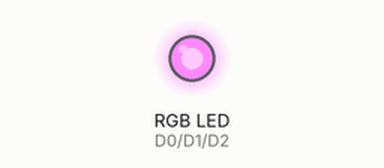
Bench run of a sketch on a simulated ESP8266 (NodeMCU). Shown: an RGB LED mixed from three pins (HIGH = lit).

Above: at 0.1 s.
Timing chart, 0 to 1.6 s (numbered marks = the images above):
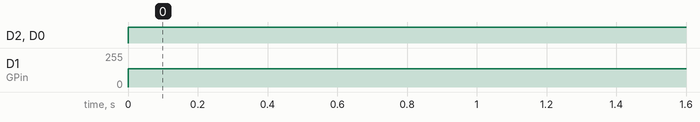

Measured:
- by itself, D2 (BPin), D0 (RPin): LOW → HIGH at 0.00 s
- by itself, D1 (GPin): 0/255 → 137/255 at 0.00 s

The sketch:

ambilight.ino
```cpp
//Developed by Rajarshi Roy
int red, green, blue, RpinVal, GpinVal, BpinVal; //red, green and blue values
int RPin = D0; //Red pin 9 has a PWM
int GPin = D1; //Green pin 10 has a PWM
int BPin = D2; //Blue pin 11 has a PWM
int Maxrgb, MaxrgbVal;
void setup()
{
Serial.begin(9600);
  //initial values (no significance)
  int red = 1023;
  int blue = 1023;
  int green = 1023;
  Maxrgb = 0;
  MaxrgbVal = 0;
}
void loop()
{
//protocol expects data in format of 4 bytes
  //(xff) as a marker to ensure proper synchronization always
  //followed by red, green, blue bytes
  if (Serial.available()>=4) {
    if(Serial.read() == 0xff){
      red = Serial.read();
      green= Serial.read();
      blue = Serial.read();
    }
  }
  if (Maxrgb < red){
    Maxrgb = red;
    if (Maxrgb < blue){
      Maxrgb = blue;
      if (Maxrgb < green){
        Maxrgb = green;
      }
    }
  }
  if (MaxrgbVal < Maxrgb){
    MaxrgbVal = Maxrgb;
  }
  RpinVal = (((red-15)*(1023-0))/(MaxrgbVal-15)+0);
  GpinVal = (((green-15)*(550-0))/(MaxrgbVal-15)+0);
  BpinVal = (((blue-15)*(1023-0))/(MaxrgbVal-15)+0);
  //finally control led brightness through pulse-width modulation
  analogWrite (RPin, RpinVal);
  analogWrite (GPin, GpinVal);
  analogWrite (BPin, BpinVal);
  delay(10); //just to be safe
}
```
